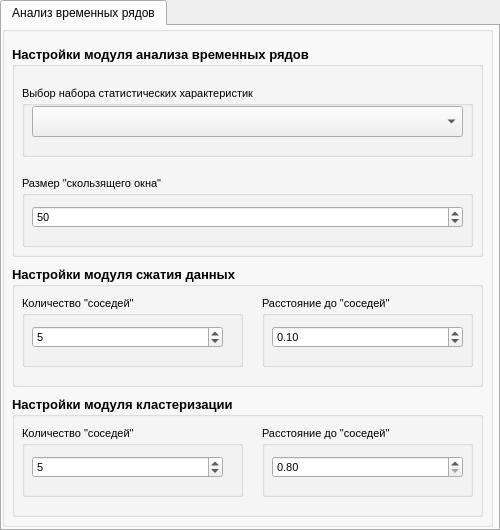
<?xml version="1.0" encoding="UTF-8"?>
<ui version="4.0">
 <class>AdministratorWindow</class>
 <widget class="QWidget" name="AdministratorWindow">
  <property name="enabled">
   <bool>true</bool>
  </property>
  <property name="geometry">
   <rect>
    <x>0</x>
    <y>0</y>
    <width>500</width>
    <height>530</height>
   </rect>
  </property>
  <property name="minimumSize">
   <size>
    <width>500</width>
    <height>530</height>
   </size>
  </property>
  <property name="maximumSize">
   <size>
    <width>500</width>
    <height>530</height>
   </size>
  </property>
  <property name="windowTitle">
   <string>AdministratorWindow</string>
  </property>
  <widget class="QTabWidget" name="tabWidget_2">
   <property name="geometry">
    <rect>
     <x>0</x>
     <y>0</y>
     <width>500</width>
     <height>531</height>
    </rect>
   </property>
   <property name="minimumSize">
    <size>
     <width>0</width>
     <height>0</height>
    </size>
   </property>
   <property name="maximumSize">
    <size>
     <width>500</width>
     <height>880</height>
    </size>
   </property>
   <property name="cursor">
    <cursorShape>ArrowCursor</cursorShape>
   </property>
   <property name="currentIndex">
    <number>0</number>
   </property>
   <widget class="QWidget" name="TSA_tab">
    <attribute name="title">
     <string>Анализ временных рядов</string>
    </attribute>
    <widget class="QWidget" name="gridLayoutWidget_3">
     <property name="geometry">
      <rect>
       <x>0</x>
       <y>0</y>
       <width>491</width>
       <height>501</height>
      </rect>
     </property>
     <layout class="QGridLayout" name="gridLayout_3">
      <item row="0" column="0">
       <widget class="QGroupBox" name="SettingsGroupboxTSA">
        <property name="title">
         <string/>
        </property>
        <widget class="QGroupBox" name="groupBox_7">
         <property name="geometry">
          <rect>
           <x>10</x>
           <y>20</y>
           <width>471</width>
           <height>211</height>
          </rect>
         </property>
         <property name="font">
          <font>
           <pointsize>10</pointsize>
           <weight>75</weight>
           <bold>true</bold>
          </font>
         </property>
         <property name="title">
          <string>Настройки модуля анализа временных рядов</string>
         </property>
         <widget class="QGroupBox" name="groupBox_4">
          <property name="geometry">
           <rect>
            <x>10</x>
            <y>40</y>
            <width>451</width>
            <height>71</height>
           </rect>
          </property>
          <property name="font">
           <font>
            <pointsize>8</pointsize>
            <weight>50</weight>
            <bold>false</bold>
           </font>
          </property>
          <property name="title">
           <string>Выбор набора статистических характеристик</string>
          </property>
          <widget class="QComboBox" name="FeatureExtractionSettingComboboxTSA">
           <property name="geometry">
            <rect>
             <x>10</x>
             <y>20</y>
             <width>431</width>
             <height>31</height>
            </rect>
           </property>
          </widget>
         </widget>
         <widget class="QGroupBox" name="groupBox_3">
          <property name="geometry">
           <rect>
            <x>10</x>
            <y>130</y>
            <width>451</width>
            <height>71</height>
           </rect>
          </property>
          <property name="font">
           <font>
            <pointsize>8</pointsize>
            <weight>50</weight>
            <bold>false</bold>
           </font>
          </property>
          <property name="title">
           <string>Размер &quot;скользящего окна&quot;</string>
          </property>
          <widget class="QSpinBox" name="TimeshiftSpinboxTSA">
           <property name="geometry">
            <rect>
             <x>10</x>
             <y>30</y>
             <width>431</width>
             <height>22</height>
            </rect>
           </property>
           <property name="minimum">
            <number>5</number>
           </property>
           <property name="maximum">
            <number>100</number>
           </property>
           <property name="value">
            <number>50</number>
           </property>
          </widget>
         </widget>
        </widget>
        <widget class="QGroupBox" name="groupBox_8">
         <property name="geometry">
          <rect>
           <x>10</x>
           <y>240</y>
           <width>471</width>
           <height>121</height>
          </rect>
         </property>
         <property name="font">
          <font>
           <pointsize>10</pointsize>
           <weight>75</weight>
           <bold>true</bold>
          </font>
         </property>
         <property name="title">
          <string>Настройки модуля сжатия данных</string>
         </property>
         <widget class="QGroupBox" name="groupBox_6">
          <property name="geometry">
           <rect>
            <x>10</x>
            <y>30</y>
            <width>221</width>
            <height>71</height>
           </rect>
          </property>
          <property name="font">
           <font>
            <pointsize>8</pointsize>
            <weight>50</weight>
            <bold>false</bold>
           </font>
          </property>
          <property name="title">
           <string>Количество &quot;соседей&quot;</string>
          </property>
          <widget class="QSpinBox" name="nneighboursUMAP">
           <property name="geometry">
            <rect>
             <x>10</x>
             <y>30</y>
             <width>191</width>
             <height>22</height>
            </rect>
           </property>
           <property name="minimum">
            <number>1</number>
           </property>
           <property name="maximum">
            <number>1000</number>
           </property>
           <property name="value">
            <number>5</number>
           </property>
          </widget>
         </widget>
         <widget class="QGroupBox" name="groupBox_9">
          <property name="geometry">
           <rect>
            <x>250</x>
            <y>30</y>
            <width>211</width>
            <height>71</height>
           </rect>
          </property>
          <property name="font">
           <font>
            <pointsize>8</pointsize>
            <weight>50</weight>
            <bold>false</bold>
           </font>
          </property>
          <property name="title">
           <string>Расстояние до &quot;соседей&quot;</string>
          </property>
          <widget class="QDoubleSpinBox" name="minimaldistanseUMAP">
           <property name="geometry">
            <rect>
             <x>10</x>
             <y>30</y>
             <width>191</width>
             <height>22</height>
            </rect>
           </property>
           <property name="decimals">
            <number>2</number>
           </property>
           <property name="minimum">
            <double>0.010000000000000</double>
           </property>
           <property name="maximum">
            <double>100.000000000000000</double>
           </property>
           <property name="singleStep">
            <double>0.010000000000000</double>
           </property>
           <property name="value">
            <double>0.100000000000000</double>
           </property>
          </widget>
         </widget>
        </widget>
        <widget class="QGroupBox" name="groupBox_10">
         <property name="geometry">
          <rect>
           <x>10</x>
           <y>370</y>
           <width>471</width>
           <height>121</height>
          </rect>
         </property>
         <property name="font">
          <font>
           <pointsize>10</pointsize>
           <weight>75</weight>
           <bold>true</bold>
          </font>
         </property>
         <property name="title">
          <string>Настройки модуля кластеризации </string>
         </property>
         <widget class="QGroupBox" name="groupBox_11">
          <property name="geometry">
           <rect>
            <x>10</x>
            <y>30</y>
            <width>221</width>
            <height>71</height>
           </rect>
          </property>
          <property name="font">
           <font>
            <pointsize>8</pointsize>
            <weight>50</weight>
            <bold>false</bold>
           </font>
          </property>
          <property name="title">
           <string>Количество &quot;соседей&quot; </string>
          </property>
          <widget class="QSpinBox" name="nneighboursDBSCAN">
           <property name="geometry">
            <rect>
             <x>10</x>
             <y>30</y>
             <width>191</width>
             <height>22</height>
            </rect>
           </property>
           <property name="minimum">
            <number>1</number>
           </property>
           <property name="maximum">
            <number>1000</number>
           </property>
           <property name="value">
            <number>5</number>
           </property>
          </widget>
         </widget>
         <widget class="QGroupBox" name="groupBox_12">
          <property name="geometry">
           <rect>
            <x>250</x>
            <y>30</y>
            <width>211</width>
            <height>71</height>
           </rect>
          </property>
          <property name="font">
           <font>
            <pointsize>8</pointsize>
            <weight>50</weight>
            <bold>false</bold>
           </font>
          </property>
          <property name="title">
           <string>Расстояние до &quot;соседей&quot;</string>
          </property>
          <widget class="QDoubleSpinBox" name="minimaldistanseDBSCAN">
           <property name="geometry">
            <rect>
             <x>10</x>
             <y>30</y>
             <width>191</width>
             <height>22</height>
            </rect>
           </property>
           <property name="decimals">
            <number>2</number>
           </property>
           <property name="minimum">
            <double>0.800000000000000</double>
           </property>
           <property name="maximum">
            <double>100.000000000000000</double>
           </property>
           <property name="singleStep">
            <double>0.010000000000000</double>
           </property>
           <property name="value">
            <double>0.800000000000000</double>
           </property>
          </widget>
         </widget>
        </widget>
       </widget>
      </item>
     </layout>
    </widget>
   </widget>
  </widget>
 </widget>
 <resources/>
 <connections/>
</ui>
